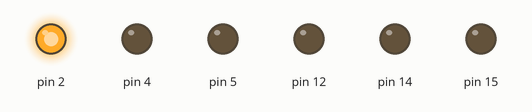
Simulated run of this sketch. Board: Arduino Uno, built with avr-gcc and run on an emulated ATmega328P. On the bench: output pins drawn as LEDs (lit = HIGH).

Above: at 0.2 s.
At 1.7 s:
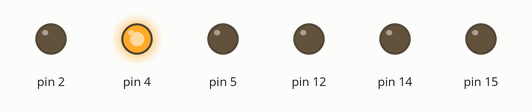
At 3.2 s:
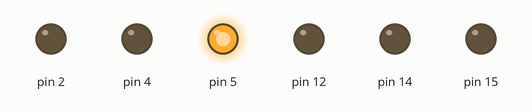
At 4.0 s:
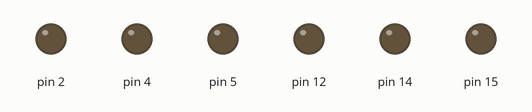
Timing chart, 0 to 5.9 s (numbered marks = the images above):
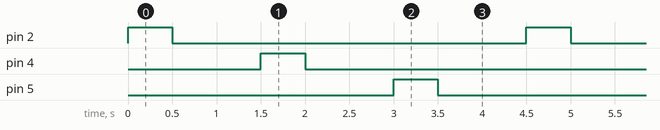

Measured:
- by itself, pin 2, pin 4, pin 5: alternates HIGH for 0.50 s and LOW for 4.0 s
- by itself, everything shown: repeats every 4.5 s, in 6 steps

The sketch:

led-three-2.ino
```cpp
void setup() {
  pinMode(2, OUTPUT);
  pinMode(4, OUTPUT);
  pinMode(5, OUTPUT);
  pinMode(12, OUTPUT);
  pinMode(14, OUTPUT);
  pinMode(15, OUTPUT);

  digitalWrite(12, LOW);
  digitalWrite(14, LOW);
  digitalWrite(15, LOW);
}

void loop() {
  digitalWrite(2, HIGH);
  delay(500);
  digitalWrite(2, LOW);
  delay(1000);

  digitalWrite(4, HIGH);
  delay(500);
  digitalWrite(4, LOW);
  delay(1000);

  digitalWrite(5, HIGH);
  delay(500);
  digitalWrite(5, LOW);
  delay(1000);
}
```
